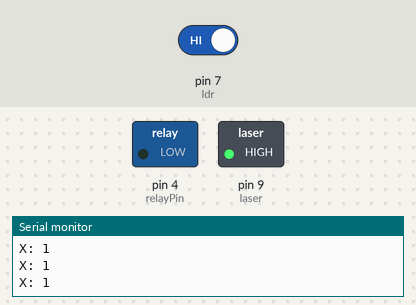
Simulated run of this sketch. Board: Arduino Uno, built with avr-gcc and run on an emulated ATmega328P. Parts: switched loads named in the sketch (green lamp = pin HIGH), the last lines printed to the serial monitor. Inputs (shaded band) come from the test bench; at power-on: pin 7 (ldr) HIGH.

Above: at 1.2 s.
1.3 s: pin 7 (ldr) driven LOW
At 1.9 s:
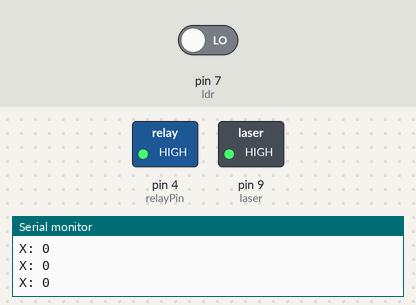
2.8 s: pin 7 (ldr) driven HIGH
At 4.1 s:
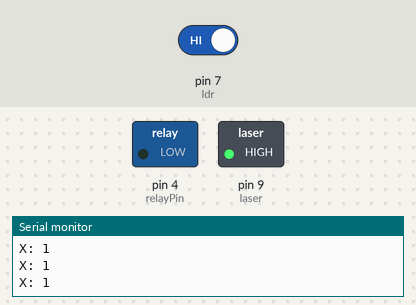
Timing chart, 0 to 5.8 s (numbered marks = the images above; inputs shaded):
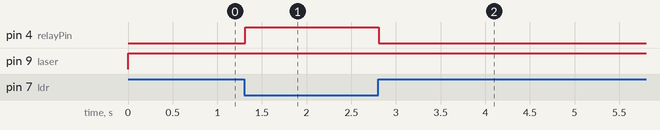

Measured:
- after the input at 1.3 s, pin 4 (relayPin): LOW → HIGH at once
- after the input at 2.8 s, pin 4 (relayPin): HIGH → LOW at once

The sketch:

street_lamp.ino
```cpp
#define ldr 7
#define laser 9           // Declaring the pin numbers for the LDR, laser and relay
const int relayPin = 4;

void setup() {
  // put your setup code here, to run once:
  Serial.begin(9600);
  pinMode(ldr, INPUT);
  pinMode(laser, OUTPUT);        //Setting whether the pins are to be OUTPUT to or INPUT from
  pinMode (relayPin, OUTPUT);
}

void loop() {
  // put your main code here, to run repeatedly:
  digitalWrite(laser, HIGH); // Turning the laser on
  int x = digitalRead(ldr);  // Reading the LDR values
  Serial.println("X: " + String(x));
  if (x == 0 ){         // If laser is detected, then to turn on the relay connected to the pump
  digitalWrite (relayPin, HIGH);
  }else{ digitalWrite (relayPin, LOW);} // Otherwise, turn the relay off

}
```
